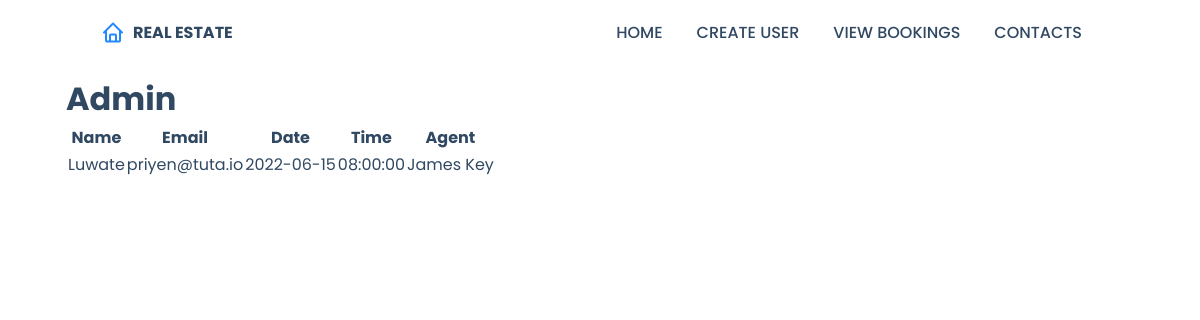
Screenshot of /adminHome.php with the database file from the repository.
### tables this page shows
CREATE TABLE `viewingrequest` (
  `id` int(11) NOT NULL,
  `name` varchar(40) NOT NULL,
  `email` varchar(100) NOT NULL,
  `tel` varchar(20) NOT NULL,
  `date` date NOT NULL,
  `time` time NOT NULL,
  `agent_id` int(10) DEFAULT NULL
);

CREATE TABLE `agent` (
  `agent_id` int(10) NOT NULL,
  `full_name` varchar(40) NOT NULL,
  `username` varchar(40) NOT NULL,
  `password` varchar(256) NOT NULL,
  `email` varchar(100) NOT NULL,
  `image` blob NOT NULL
);

### adminHome.php (the view, shortened to what this page needs)
<!DOCTYPE html>
<html lang="en">
<head>
    <link rel = "stylesheet" href = "./Assets/CSS/style.css">
    <link rel="stylesheet" href="https://cdn.jsdelivr.net/npm/boxicons@latest/css/boxicons.min.css">
</head>
<body>
<header>
    <div class = "nav container">
        <a href = "adminHome.php" class = "logo"><i class='bx bx-home'></i>Real Estate</a>
        <ul class = "navbar">
            <li><a href = "adminHome.php">Home</a></li>
            <li><a href = "createUser.php">Create User</a></li>
            <li><a href = "adminViewListings.php">View Bookings</a></li>
            <li><a href = "#footer">Contacts</a></li>
        </ul>
    </div>
</header>
<div class="container">
</br></br></br><h1>Admin</h1>
    <div>
        <table class = "">
            <tr>
                <th>Name</th>
                <th>Email</th>
                <th>Date</th>
                <th>Time</th>
                <th>Agent</th>
            </tr>
            <?php
                $user = 'Luwate';
                $pass = '$Password$';
                $db = 'myproperty';
                $dbConnection = new mysqli('localhost', $user, $pass, $db);
                $query = "SELECT `name`, viewingrequest.`email`, `tel`, `date`, `time`, `full_name`  FROM `viewingrequest` JOIN `agent` ON viewingrequest.`agent_id` = agent.`agent_id`";
                $query_run = mysqli_query($dbConnection, $query) or die( mysqli_error($dbConnection));
                while($row = mysqli_fetch_array($query_run)){
                    ?>
                    <tr>
                        <td><?php echo $row['name']; ?></td>
                        <td><?php echo $row['email']; ?></td>
                        <td><?php echo $row['date']; ?></td>
                        <td><?php echo $row['time']; ?></td>
                        <td><?php echo $row['full_name']; ?></td>
                    </tr>
                    <?php
                }
            ?>
        </table>
    </div>
</div>
</body>
</html>

### Assets/CSS/style.css (style rules this page uses)
* { font-family: 'Poppins', sans-serif; margin: 0; padding: 0; box-sizing: border-box; scroll-behavior: smooth; scroll-padding-top: 4rem; list-style: none; text-decoration: none; }
:root { --main-color: #2288ff; --second-color: #192f6a; --text-color: #314862; --bg-color: #fff; --box-shadow: 2px 2px 18px rgb(14 52 54 / 15%); }
body { color: var(--text-color); }
.container { max-width: 1068px; margin-left: auto; margin-right: auto; }
header { display: block; width: 100%; background: var(--bg-color); position: fixed; top: 0; left: 0; z-index: 100; }
.nav { display: flex; align-items: center; justify-content: space-between; padding: 20px 35px; }
.logo { display: flex; align-items: center; column-gap: 0.5rem; font-size: 1rem; font-weight: 700; color: var(--text-color); text-transform: uppercase; }
.logo .bx { font-size: 24px; color: var(--main-color); }
.navbar { display: flex; }
.navbar a { padding: 8px 17px; color: var(--text-color); font-size: 1rem; text-transform: uppercase; font-weight: 500; }
th, td { margin-right: 50px; }

### rows the page displays
viewingrequest: name "Luwate", email "priyen@tuta.io", date "2022-06-15", time "08:00:00", agent.full_name "James Key"
